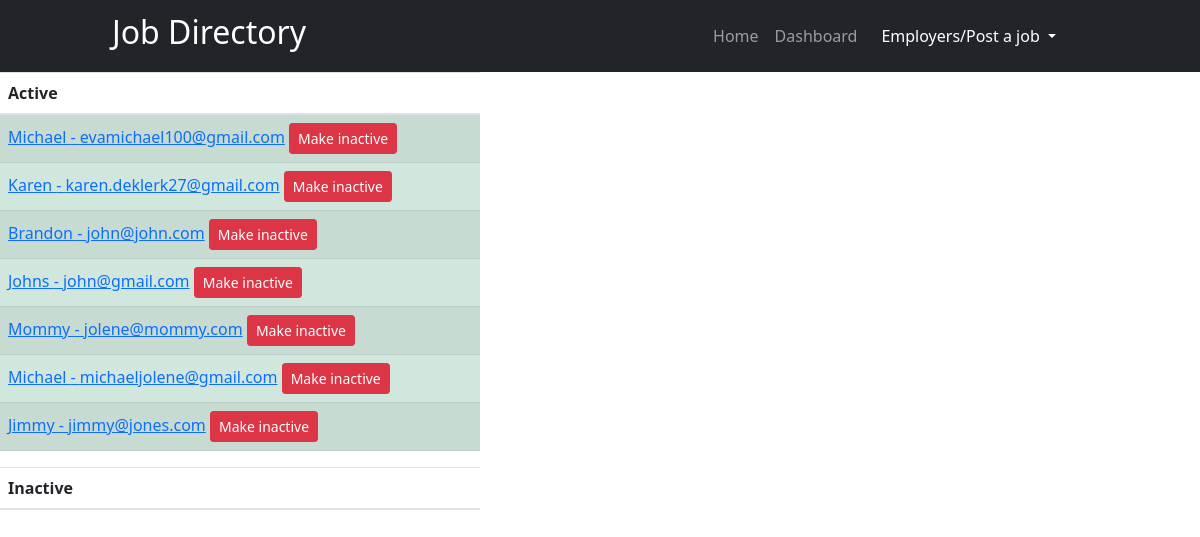
Screenshot of /users (signed in) with the database file from the repository.
### application.py (models this page shows, shortened)
class User(db.Model, UserMixin):
    id = db.Column(db.Integer, primary_key=True)
    company = db.Column(db.String(200))
    firstname = db.Column(db.String(200), nullable=False)
    lastname = db.Column(db.String(200), nullable=False)
    email = db.Column(db.String(120), nullable=False, unique=True)
    password_hash = db.Column(db.String(128), nullable=False)
    date_added = db.Column(db.DateTime, default=datetime.utcnow)
    jobs = db.relationship('Job', backref='poster')
    drafts = db.relationship('Drafts', backref='poster')
    deleted = db.Column(db.String(5), default=0)
    @property
    def password(self):
        raise AttributeError('not valid')

### user/user.py (the view)
@user_bp.route('/users', methods=["GET"])
@login_required
def user_page():
    id = current_user.id
    if id == 1:
        users = User.query.order_by(User.date_added)
        return render_template('users.html', users=users)
    else:
        flash('Sorry, only admin can access this page', category='warning')
        return redirect(url_for('dashboard_bp.dashboard'))

### application.py (called while the page is built)
@login_manager.user_loader
def load_user(id):
    return User.query.get(int(id))

### user/templates/users.html (shortened to what this page needs)
{% extends 'base.html' %}
{% block content %}
    <table class="table table-striped" style="width:40%">
        <thead>
        <tr>
            <th>Active</th>
        </tr>
        </thead>
        <tbody>
        {% for user in users %}
        {% if user.deleted == "0" %}
        <tr>
            <td class="table-success">
               <a href="{{ url_for('auth_bp.update', id=user.id) }}"> {{ user.firstname }} - {{ user.email }}</a> <a class="btn btn-sm btn-danger" href="{{ url_for('auth_bp.delete', id=user.id) }}">Make inactive</a>
            </td>
        </tr>
        {% endif %}
        {% endfor %}
        </tbody>
    </table>
    <table class="table table-striped" style="width:40%">
        <thead>
        <tr>
            <th>Inactive</th>
        </tr>
        </thead>
    </table>
{% endblock %}

### static/css/style.css (style rules this page uses)
body { min-height: 100vh; min-height: -webkit-fill-available; }
html { height: -webkit-fill-available; }

### rows the page displays
User: firstname "Michael", email "evamichael100@gmail.com"
User: firstname "Karen", email "karen.deklerk27@gmail.com"
User: firstname "Brandon", email "john@john.com"
User: firstname "Johns", email "john@gmail.com"
User: firstname "Mommy", email "jolene@mommy.com"
User: firstname "Michael", email "michaeljolene@gmail.com"
User: firstname "Jimmy", email "jimmy@jones.com"
